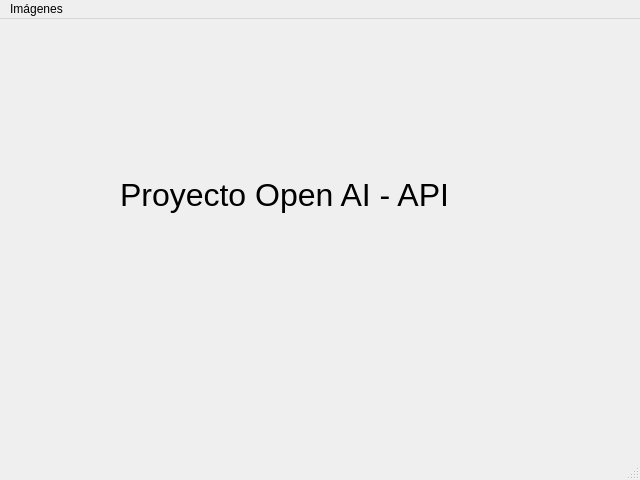
<?xml version="1.0" encoding="UTF-8"?>
<ui version="4.0">
 <class>MainWindow</class>
 <widget class="QMainWindow" name="MainWindow">
  <property name="geometry">
   <rect>
    <x>0</x>
    <y>0</y>
    <width>640</width>
    <height>480</height>
   </rect>
  </property>
  <property name="windowTitle">
   <string>Proyecto API openAI</string>
  </property>
  <property name="windowIcon">
   <iconset theme="applications-office">
    <normaloff>.</normaloff>.</iconset>
  </property>
  <widget class="QWidget" name="centralwidget">
   <widget class="QLabel" name="label">
    <property name="geometry">
     <rect>
      <x>120</x>
      <y>140</y>
      <width>361</width>
      <height>71</height>
     </rect>
    </property>
    <property name="font">
     <font>
      <pointsize>24</pointsize>
     </font>
    </property>
    <property name="text">
     <string>Proyecto Open AI - API</string>
    </property>
   </widget>
  </widget>
  <widget class="QMenuBar" name="menubar">
   <property name="geometry">
    <rect>
     <x>0</x>
     <y>0</y>
     <width>640</width>
     <height>24</height>
    </rect>
   </property>
   <widget class="QMenu" name="menuIm_genes">
    <property name="title">
     <string>Imágenes</string>
    </property>
    <widget class="QMenu" name="menuSolicitar">
     <property name="title">
      <string>Solicitar </string>
     </property>
     <addaction name="separator"/>
    </widget>
    <addaction name="menuSolicitar"/>
    <addaction name="separator"/>
    <addaction name="actionVer_solicitadas"/>
   </widget>
   <addaction name="menuIm_genes"/>
  </widget>
  <widget class="QStatusBar" name="statusbar"/>
  <action name="actionVer_solicitadas">
   <property name="text">
    <string>Ver solicitadas</string>
   </property>
  </action>
 </widget>
 <resources/>
 <connections/>
</ui>
